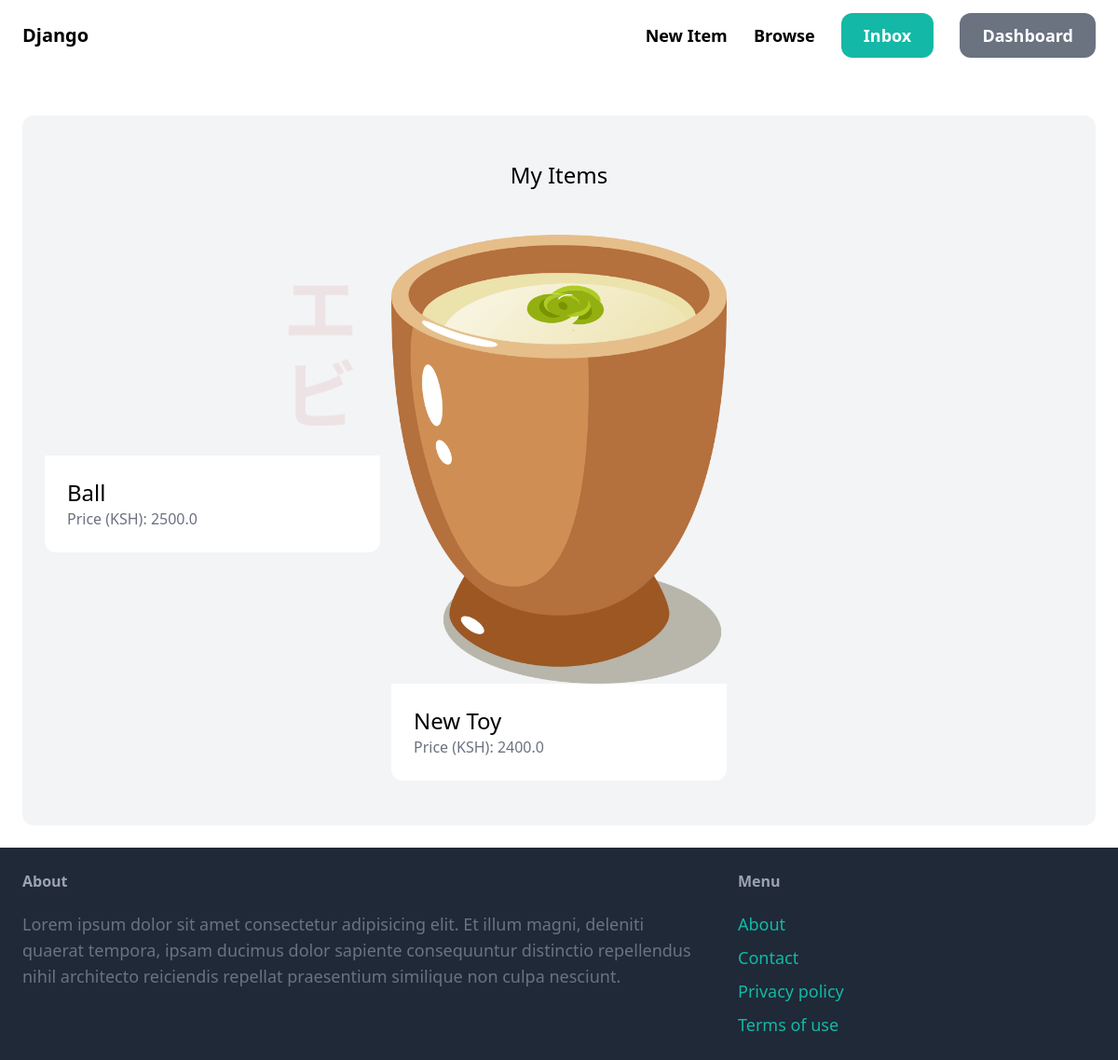
Page /dashboard/ (signed in) on the earlier database version.
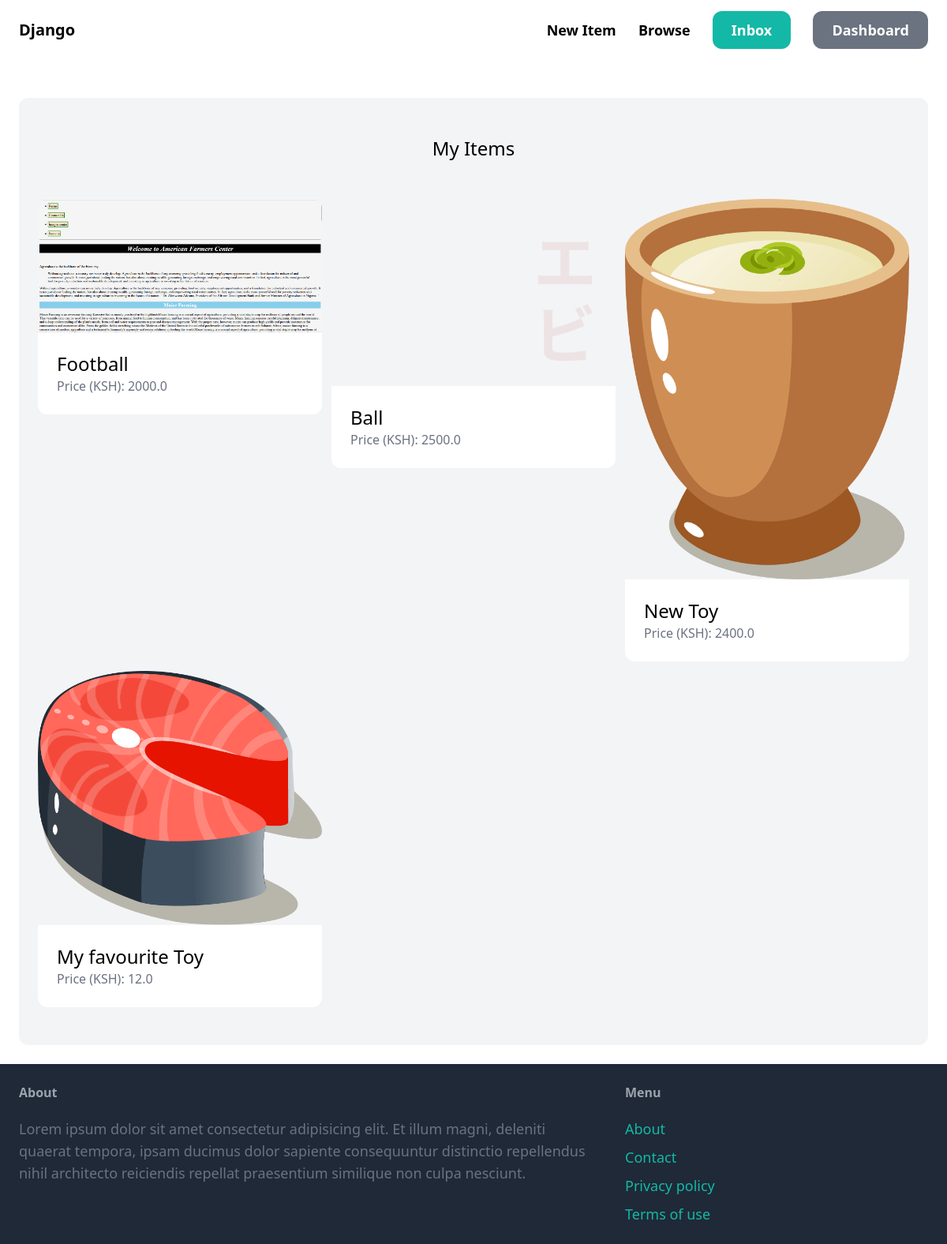
Same page on the later database version.
### item/models.py (models this page shows)
class Item(models.Model):
    category = models.ForeignKey(Category,related_name='items',on_delete=models.CASCADE)
    name = models.CharField(max_length=255)
    description = models.TextField(blank=True,null=True)
    price = models.FloatField()
    image = models.ImageField(upload_to='item_images',blank=True,null=True)
    is_sold = models.BooleanField(default=False)
    created_by = models.ForeignKey(User,related_name='items',on_delete=models.CASCADE)
    created_at = models.DateTimeField(auto_now_add=True)

### dashboard/views.py (the view)
# urls.py: path('',views.index,name='index'),
@login_required
def index(request):
    items = Item.objects.filter(created_by=request.user)
    return render(request, 'dashboard/index.html', {
        'items': items,
    })

### dashboard/templates/dashboard/index.html (shortened to what this page needs)
{% extends 'core/base.html'%}
{% block content %}
    <div class="mt-6 px-6 py-12 bg-gray-100 rounded-xl">
        <h2 class="mb-12 text-2xl text-center">My Items</h2>
        <div class="grid grid-cols-3 gap-3">
            {% for item in items %}
                <div>
                    <a href="{% url 'item:detail' item.id %}">
                        <div><img src="{{item.image.url }}" class="rounded-t-xl"></div>
                        <div class="p-6 bg-white rounded-b-xl">
                            <h2 class="text-2xl">{{ item.name }}</h2>
                            <p class="text-gray-500">Price (KSH): {{ item.price }}</p>
                        </div>
                    </a>
                </div>
            {% endfor %}
        </div>
    </div>
{% endblock %}

### core/templates/core/base.html (shortened to what this page needs)
<!DOCTYPE html>
<html lang="en">
<head>
    <script src="https://cdn.tailwindcss.com"></script>
</head>
<body>
    <nav class="py-6 px-6 flex justify-between items-center border-gray-200">
        <a href="/" class="text-xl font-semibold">Django</a>
        <div class="space-x-6">
            <a href="{% url 'item:new' %}" class="text-lg font-semibold hover:text-grey-500">New Item</a>
            <a href="{% url 'item:browse' %}" class="text-lg font-semibold hover:text-grey-500">Browse</a>
            {% if request.user.is_authenticated %}
                 <a href="{% url 'conversation:inbox' %}" class="px-6 py-3 text-lg font-semibold bg-teal-500 text-white rounded-xl hover:bg-teal-700">Inbox</a>
                 <a href="{% url 'dashboard:index' %}" class="px-6 py-3 text-lg font-semibold bg-gray-500 text-white rounded-xl hover:bg-gray-700">Dashboard</a>
            {% else %}
                <a href="{% url 'core:signup' %}" class="px-6 py-3 text-lg font-semibold bg-teal-500 text-white rounded-xl hover:bg-teal-700">Sign Up</a>
                <a href="{% url 'core:login' %}" class="px-6 py-3 text-lg font-semibold bg-gray-500 text-white rounded-xl hover:bg-gray-700">Log In</a>
            {% endif %}
        </div>
    </nav>
    <div class="py-6 px-6">
        {% block content %}
        {% endblock %}
    </div>
    <footer class="py-6 px-6 flex justify-between bg-gray-800">
        <div class="w-2/3 pr-10">
            <h3 class="mb-5 font-semibold text-gray-400">About</h3>
            <p class="text-lg text-gray-500">Lorem ipsum dolor sit amet consectetur adipisicing elit. Et illum magni, deleniti quaerat tempora, ipsam ducimus dolor sapiente consequuntur distinctio repellendus nihil architecto reiciendis repellat praesentium similique non culpa nesciunt.</p>
        </div>
        <div class="w-1/3">
            <h3 class="mb-5 font-semibold text-gray-400">Menu</h3>
            <ul class="space-y-2">
                <li><a href="#" class="text-lg text-teal-500 hover:text-teal-700">About</a></li>
                <li><a href="{% url 'core:contact' %}" class="text-lg text-teal-500 hover:text-teal-700">Contact</a></li>
                <li><a href="#" class="text-lg text-teal-500 hover:text-teal-700">Privacy policy</a></li>
                <li><a href="#" class="text-lg text-teal-500 hover:text-teal-700">Terms of use</a></li>
            </ul>
        </div>
    </footer>
</body>
</html>

Differences in the rows shown:
now on this page (row edited): Item: image (picture), name "Football", price "2000.0"
added Item: image (picture), name "My favourite Toy", price "12.0"
